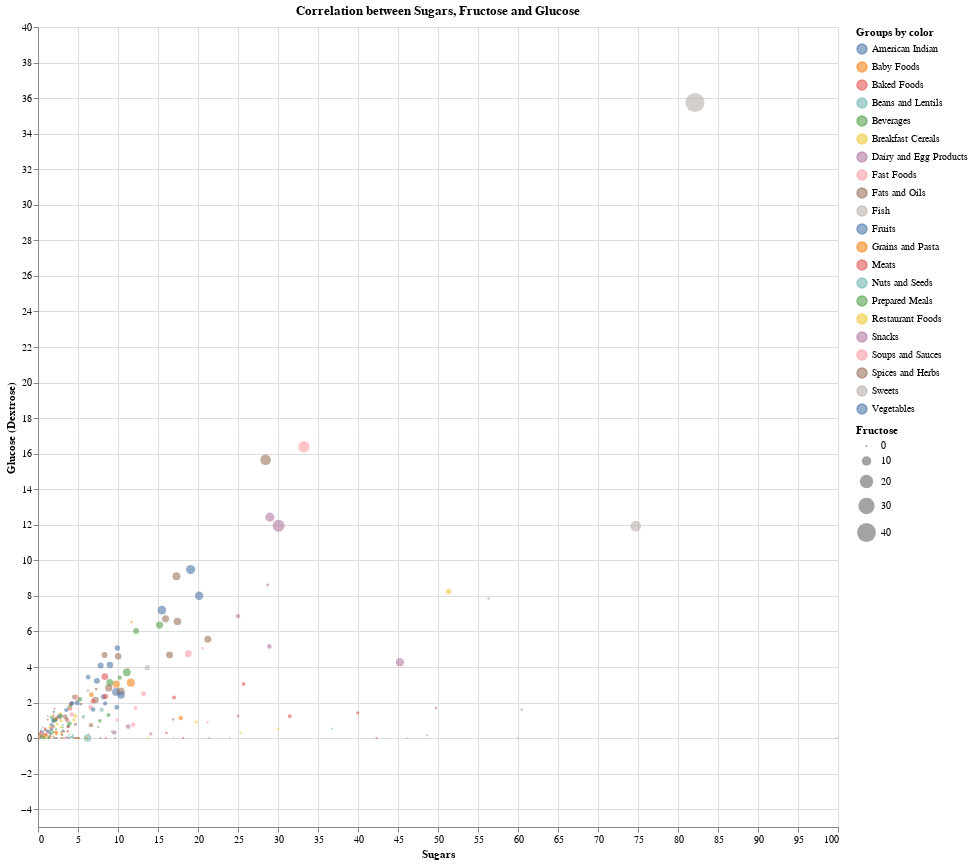

Notebook code for this chart:
### Code cell
# Scatterplot with loess lines to investigate the relationship between Sugar, Glucose and Fructose.

scatterplot = alt.Chart(data).mark_circle(opacity = 0.6).encode(
    x="Sugars:Q",
    y="Glucose (Dextrose):Q",
    color=alt.Color("Group", legend=alt.Legend(title="Groups by color")),
    size= alt.Size('Fructose', scale=alt.Scale(domain=[0, 41])),
    tooltip=["Name", "Group", "Sugars", "Glucose (Dextrose)", "Fructose"]
).properties(
    width=800,
    height=800,
    title="Correlation between Sugars, Fructose and Glucose"
)

scatterplotLoess = scatterplot.interactive() + scatterplot.transform_loess('Sugars', 'Glucose (Dextrose)', groupby=['Group']).mark_line(size=20, opacity=0.9)

scatterplotLoess

### Figure 1 — Vega-Lite specification as saved in the notebook (floating-point values rounded to 4 significant figures; data arrays with more than 128 entries replaced by an {"elided": "..."} marker saying what was removed)
{"config": {"view": {"continuousWidth": 400, "continuousHeight": 300}}, "layer": [{"mark": {"type": "circle", "opacity": 0.6}, "encoding": {"color": {"type": "nominal", "field": "Group", "legend": {"title": "Groups by color"}}, "size": {"type": "quantitative", "field": "Fructose", "scale": {"domain": [0, 41]}}, "tooltip": [{"type": "nominal", "field": "Name"}, {"type": "nominal", "field": "Group"}, {"type": "quantitative", "field": "Sugars"}, {"type": "quantitative", "field": "Glucose (Dextrose)"}, {"type": "quantitative", "field": "Fructose"}], "x": {"type": "quantitative", "field": "Sugars"}, "y": {"type": "quantitative", "field": "Glucose (Dextrose)"}}, "height": 800, "selection": {"selector118": {"type": "interval", "bind": "scales", "encodings": ["x", "y"]}}, "title": "Correlation between Sugars, Fructose and Glucose", "width": 800}, {"mark": {"type": "line", "opacity": 0.9, "size": 20}, "encoding": {"color": {"type": "nominal", "field": "Group", "legend": {"title": "Groups by color"}}, "size": {"type": "quantitative", "field": "Fructose", "scale": {"domain": [0, 41]}}, "tooltip": [{"type": "nominal", "field": "Name"}, {"type": "nominal", "field": "Group"}, {"type": "quantitative", "field": "Sugars"}, {"type": "quantitative", "field": "Glucose (Dextrose)"}, {"type": "quantitative", "field": "Fructose"}], "x": {"type": "quantitative", "field": "Sugars"}, "y": {"type": "quantitative", "field": "Glucose (Dextrose)"}}, "height": 800, "title": "Correlation between Sugars, Fructose and Glucose", "transform": [{"loess": "Glucose (Dextrose)", "on": "Sugars", "groupby": ["Group"]}], "width": 800}], "data": {"name": "data-d3a5fcf41fdb347f5d4f2dc5d4cf020f"}, "$schema": "https://vega.github.io/schema/vega-lite/v4.8.1.json", "datasets": {"data-d3a5fcf41fdb347f5d4f2dc5d4cf020f": {"elided": "315 records"}}}
